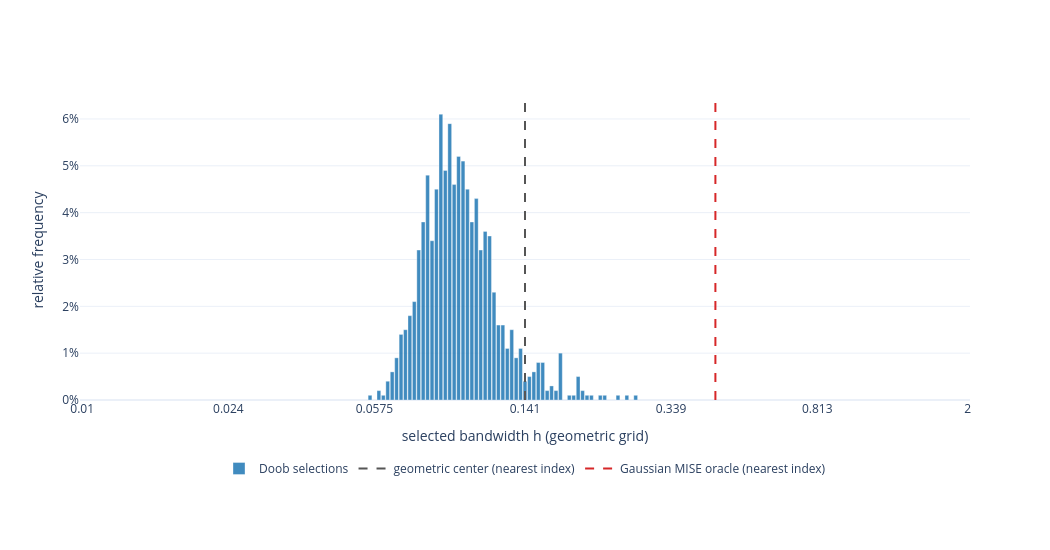
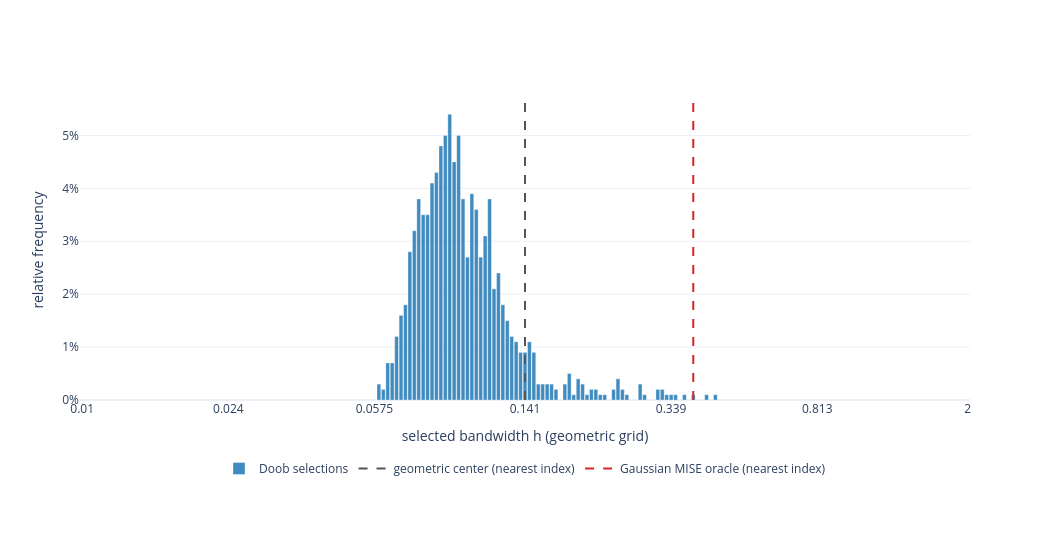
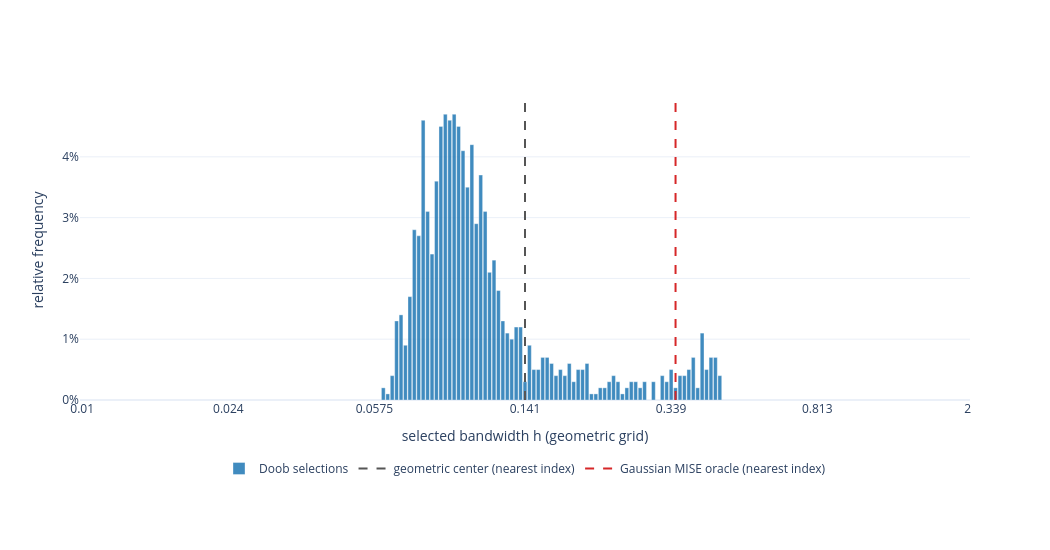
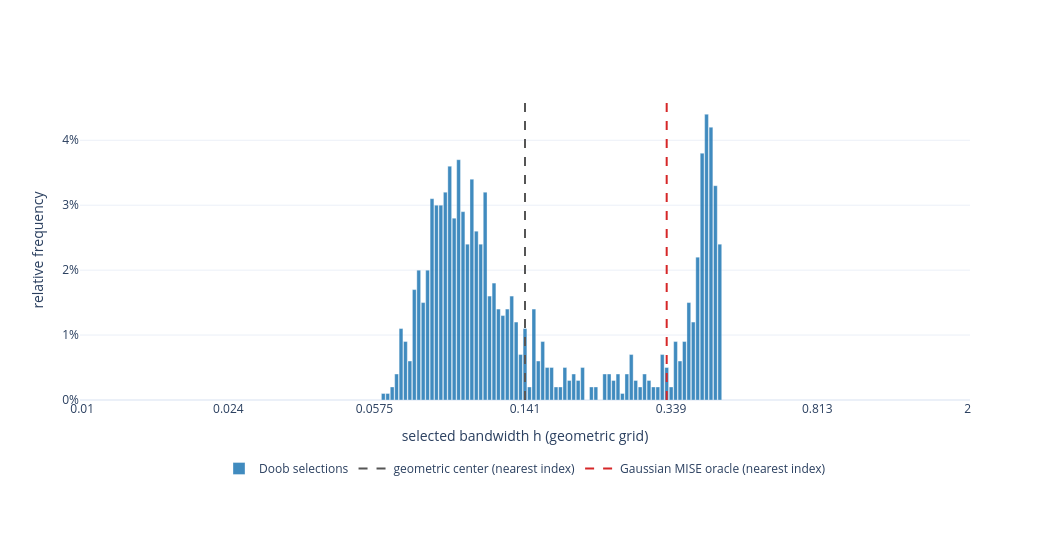

The notebook cell these images were saved under, in order:
### Code cell
beta2_n_selected_overlay_values = [100, 500, 1000]

beta2_n_available_values = {
    int(value) for value in beta2_n_sweep_values
}
beta2_n_selected_overlay_values = [
    int(value) for value in beta2_n_selected_overlay_values
]
beta2_n_invalid_selected_values = sorted(
    set(beta2_n_selected_overlay_values)
    - beta2_n_available_values
)
if beta2_n_invalid_selected_values:
    raise ValueError(
        "Selected overlay sample sizes are unavailable: "
        f"{beta2_n_invalid_selected_values}. Choose from "
        f"{sorted(beta2_n_available_values)}."
    )
if not beta2_n_selected_overlay_values:
    raise ValueError(
        "beta2_n_selected_overlay_values must not be empty."
    )

beta2_n_individual_figures = {}

for current_n in beta2_n_sweep_values:
    current_n = int(current_n)
    result = beta2_n_sweep_results[current_n]
    current_figure = plot_bandwidth_distributions(
        h_grid=beta2_n_sweep_h_grid,
        distributions={
            "spectral selections": result["counts"],
            "ISE-optimal grid bandwidths": result["ise_counts"],
        },
        reference_lines=[(
            (
                "Gaussian MISE optimum: "
                f"h={result['oracle_bandwidth']:.4g}"
            ),
            result["oracle_index"],
            "#1f77b4",
        )],
        colors={
            "spectral selections": "#C65D00",
            "ISE-optimal grid bandwidths": "#9467BD",
        },
        opacity=0.70,
    )
    beta2_n_individual_figures[current_n] = current_figure
    if current_n in {300, 400, 500, 1000}:
        save_thesis_plotly_figure(
            current_figure,
            f"distribution_of_chosen_bandwidths_n{current_n}.pdf",
        )
    current_figure.show()

beta2_n_overlay = plot_bandwidth_distributions(
    h_grid=beta2_n_sweep_h_grid,
    distributions={
        f"n={int(current_n)}": beta2_n_sweep_results[
            int(current_n)
        ]["counts"]
        for current_n in beta2_n_sweep_values
    },
    opacity=0.24,
    width=1100,
    height=650,
    legend_title="sample size",
)
beta2_n_overlay.show()

beta2_n_selected_overlay = plot_bandwidth_distributions(
    h_grid=beta2_n_sweep_h_grid,
    distributions={
        f"n={current_n}": beta2_n_sweep_results[current_n][
            "counts"
        ]
        for current_n in beta2_n_selected_overlay_values
    },
    opacity=0.32,
    width=1100,
    height=650,
    legend_title="sample size",
)
beta2_n_selected_overlay.show()

### Figure 1 — Plotly figure (JSON) as saved in the notebook; plotly's stock layout.template omitted (floating-point values rounded to 4 significant figures)
{"data": [{"customdata": [0.05595, 0.059, 0.06058, 0.06221, 0.06388, 0.06559, 0.06736, 0.06916, 0.07102, 0.07293, 0.07488, 0.07689, 0.07896, 0.08108, 0.08326, 0.08549, 0.08779, 0.09014, 0.09256, 0.09505, 0.0976, 0.1002, 0.1029, 0.1057, 0.1085, 0.1114, 0.1144, 0.1175, 0.1206, 0.1239, 0.1272, 0.1306, 0.1341, 0.1377, 0.1414, 0.1452, 0.1491, 0.1531, 0.1572, 0.1615, 0.1658, 0.1702, 0.1748, 0.1843, 0.1893, 0.1943, 0.1996, 0.2049, 0.2104, 0.2219, 0.2278, 0.2467, 0.2601, 0.2742], "hovertemplate": "n=100<br>grid index=%{x}<br>h=%{customdata:.6g}<br>relative frequency=%{y:.1%}<extra></extra>", "marker": {"color": "#1f77b4", "line": {"color": "white", "width": 0.35}}, "name": "Doob selections", "opacity": 0.85, "type": "bar", "width": 0.85, "x": [65, 67, 68, 69, 70, 71, 72, 73, 74, 75, 76, 77, 78, 79, 80, 81, 82, 83, 84, 85, 86, 87, 88, 89, 90, 91, 92, 93, 94, 95, 96, 97, 98, 99, 100, 101, 102, 103, 104, 105, 106, 107, 108, 110, 111, 112, 113, 114, 115, 117, 118, 121, 123, 125], "y": [0.001, 0.002, 0.001, 0.004, 0.006, 0.009, 0.014, 0.015, 0.018, 0.021, 0.032, 0.038, 0.048, 0.034, 0.045, 0.061, 0.049, 0.059, 0.046, 0.052, 0.051, 0.045, 0.038, 0.043, 0.032, 0.036, 0.035, 0.023, 0.016, 0.016, 0.011, 0.015, 0.009, 0.011, 0.004, 0.005, 0.006, 0.008, 0.008, 0.002, 0.003, 0.002, 0.01, 0.001, 0.001, 0.005, 0.002, 0.001, 0.001, 0.001, 0.001, 0.001, 0.001, 0.001]}, {"hoverinfo": "skip", "line": {"color": "#555555", "dash": "dash", "width": 2}, "mode": "lines", "name": "geometric center (nearest index)", "type": "scatter", "x": [100, 100], "y": [0, 0.06405]}, {"hoverinfo": "skip", "line": {"color": "#d62728", "dash": "dash", "width": 2}, "mode": "lines", "name": "Gaussian MISE oracle (nearest index)", "type": "scatter", "x": [143, 143], "y": [0, 0.06405]}], "layout": {"height": 550, "legend": {"orientation": "h", "x": 0.5, "xanchor": "center", "y": -0.18, "yanchor": "top"}, "margin": {"b": 150, "t": 100}, "width": 1050, "xaxis": {"range": [-0.5, 200.5], "tickmode": "array", "ticktext": ["0.01", "0.024", "0.0575", "0.141", "0.339", "0.813", "2"], "tickvals": [0, 33, 66, 100, 133, 166, 200], "title": {"text": "selected bandwidth h (geometric grid)"}}, "yaxis": {"range": [0, 0.06405], "tickformat": ".0%", "title": {"text": "relative frequency"}}}}

### Figure 2 — Plotly figure (JSON) as saved in the notebook; plotly's stock layout.template omitted (floating-point values rounded to 4 significant figures)
{"data": [{"customdata": [0.059, 0.06058, 0.06221, 0.06388, 0.06559, 0.06736, 0.06916, 0.07102, 0.07293, 0.07488, 0.07689, 0.07896, 0.08108, 0.08326, 0.08549, 0.08779, 0.09014, 0.09256, 0.09505, 0.0976, 0.1002, 0.1029, 0.1057, 0.1085, 0.1114, 0.1144, 0.1175, 0.1206, 0.1239, 0.1272, 0.1306, 0.1341, 0.1377, 0.1414, 0.1452, 0.1491, 0.1531, 0.1572, 0.1615, 0.1658, 0.1702, 0.1795, 0.1843, 0.1893, 0.1943, 0.1996, 0.2049, 0.2104, 0.2161, 0.2219, 0.2278, 0.2402, 0.2467, 0.2533, 0.2601, 0.2816, 0.2892, 0.3131, 0.3215, 0.3301, 0.339, 0.3481, 0.367, 0.387, 0.419, 0.4418], "hovertemplate": "n=200<br>grid index=%{x}<br>h=%{customdata:.6g}<br>relative frequency=%{y:.1%}<extra></extra>", "marker": {"color": "#1f77b4", "line": {"color": "white", "width": 0.35}}, "name": "Doob selections", "opacity": 0.85, "type": "bar", "width": 0.85, "x": [67, 68, 69, 70, 71, 72, 73, 74, 75, 76, 77, 78, 79, 80, 81, 82, 83, 84, 85, 86, 87, 88, 89, 90, 91, 92, 93, 94, 95, 96, 97, 98, 99, 100, 101, 102, 103, 104, 105, 106, 107, 109, 110, 111, 112, 113, 114, 115, 116, 117, 118, 120, 121, 122, 123, 126, 127, 130, 131, 132, 133, 134, 136, 138, 141, 143], "y": [0.003, 0.002, 0.007, 0.007, 0.012, 0.016, 0.018, 0.028, 0.032, 0.038, 0.035, 0.035, 0.041, 0.043, 0.048, 0.05, 0.054, 0.045, 0.05, 0.038, 0.027, 0.039, 0.036, 0.027, 0.031, 0.038, 0.021, 0.024, 0.018, 0.015, 0.012, 0.011, 0.009, 0.009, 0.011, 0.009, 0.003, 0.003, 0.003, 0.003, 0.002, 0.003, 0.005, 0.001, 0.004, 0.003, 0.001, 0.002, 0.002, 0.001, 0.001, 0.002, 0.004, 0.002, 0.001, 0.003, 0.001, 0.002, 0.002, 0.001, 0.001, 0.001, 0.001, 0.001, 0.001, 0.001]}, {"hoverinfo": "skip", "line": {"color": "#555555", "dash": "dash", "width": 2}, "mode": "lines", "name": "geometric center (nearest index)", "type": "scatter", "x": [100, 100], "y": [0, 0.0567]}, {"hoverinfo": "skip", "line": {"color": "#d62728", "dash": "dash", "width": 2}, "mode": "lines", "name": "Gaussian MISE oracle (nearest index)", "type": "scatter", "x": [138, 138], "y": [0, 0.0567]}], "layout": {"height": 550, "legend": {"orientation": "h", "x": 0.5, "xanchor": "center", "y": -0.18, "yanchor": "top"}, "margin": {"b": 150, "t": 100}, "width": 1050, "xaxis": {"range": [-0.5, 200.5], "tickmode": "array", "ticktext": ["0.01", "0.024", "0.0575", "0.141", "0.339", "0.813", "2"], "tickvals": [0, 33, 66, 100, 133, 166, 200], "title": {"text": "selected bandwidth h (geometric grid)"}}, "yaxis": {"range": [0, 0.0567], "tickformat": ".0%", "title": {"text": "relative frequency"}}}}

### Figure 3 — Plotly figure (JSON) as saved in the notebook; plotly's stock layout.template omitted (floating-point values rounded to 4 significant figures)
{"data": [{"customdata": [0.06058, 0.06221, 0.06388, 0.06559, 0.06736, 0.06916, 0.07102, 0.07293, 0.07488, 0.07689, 0.07896, 0.08108, 0.08326, 0.08549, 0.08779, 0.09014, 0.09256, 0.09505, 0.0976, 0.1002, 0.1029, 0.1057, 0.1085, 0.1114, 0.1144, 0.1175, 0.1206, 0.1239, 0.1272, 0.1306, 0.1341, 0.1377, 0.1414, 0.1452, 0.1491, 0.1531, 0.1572, 0.1615, 0.1658, 0.1702, 0.1748, 0.1795, 0.1843, 0.1893, 0.1943, 0.1996, 0.2049, 0.2104, 0.2161, 0.2219, 0.2278, 0.2339, 0.2402, 0.2467, 0.2533, 0.2601, 0.2671, 0.2742, 0.2816, 0.2892, 0.3049, 0.3215, 0.3301, 0.339, 0.3481, 0.3574, 0.367, 0.3769, 0.387, 0.3974, 0.4081, 0.419, 0.4303, 0.4418, 0.4537], "hovertemplate": "n=300<br>grid index=%{x}<br>h=%{customdata:.6g}<br>relative frequency=%{y:.1%}<extra></extra>", "marker": {"color": "#1f77b4", "line": {"color": "white", "width": 0.35}}, "name": "Doob selections", "opacity": 0.85, "type": "bar", "width": 0.85, "x": [68, 69, 70, 71, 72, 73, 74, 75, 76, 77, 78, 79, 80, 81, 82, 83, 84, 85, 86, 87, 88, 89, 90, 91, 92, 93, 94, 95, 96, 97, 98, 99, 100, 101, 102, 103, 104, 105, 106, 107, 108, 109, 110, 111, 112, 113, 114, 115, 116, 117, 118, 119, 120, 121, 122, 123, 124, 125, 126, 127, 129, 131, 132, 133, 134, 135, 136, 137, 138, 139, 140, 141, 142, 143, 144], "y": [0.002, 0.001, 0.004, 0.013, 0.014, 0.009, 0.017, 0.028, 0.027, 0.046, 0.031, 0.024, 0.036, 0.045, 0.047, 0.046, 0.047, 0.045, 0.041, 0.035, 0.042, 0.029, 0.037, 0.031, 0.021, 0.023, 0.018, 0.013, 0.011, 0.01, 0.012, 0.012, 0.003, 0.009, 0.005, 0.005, 0.007, 0.007, 0.006, 0.004, 0.005, 0.004, 0.006, 0.003, 0.005, 0.005, 0.006, 0.001, 0.001, 0.002, 0.002, 0.003, 0.004, 0.003, 0.001, 0.002, 0.003, 0.003, 0.002, 0.003, 0.003, 0.004, 0.003, 0.005, 0.002, 0.004, 0.004, 0.005, 0.007, 0.002, 0.011, 0.005, 0.007, 0.007, 0.004]}, {"hoverinfo": "skip", "line": {"color": "#555555", "dash": "dash", "width": 2}, "mode": "lines", "name": "geometric center (nearest index)", "type": "scatter", "x": [100, 100], "y": [0, 0.04935]}, {"hoverinfo": "skip", "line": {"color": "#d62728", "dash": "dash", "width": 2}, "mode": "lines", "name": "Gaussian MISE oracle (nearest index)", "type": "scatter", "x": [134, 134], "y": [0, 0.04935]}], "layout": {"height": 550, "legend": {"orientation": "h", "x": 0.5, "xanchor": "center", "y": -0.18, "yanchor": "top"}, "margin": {"b": 150, "t": 100}, "width": 1050, "xaxis": {"range": [-0.5, 200.5], "tickmode": "array", "ticktext": ["0.01", "0.024", "0.0575", "0.141", "0.339", "0.813", "2"], "tickvals": [0, 33, 66, 100, 133, 166, 200], "title": {"text": "selected bandwidth h (geometric grid)"}}, "yaxis": {"range": [0, 0.04935], "tickformat": ".0%", "title": {"text": "relative frequency"}}}}

### Figure 4 — Plotly figure (JSON) as saved in the notebook; plotly's stock layout.template omitted (floating-point values rounded to 4 significant figures)
{"data": [{"customdata": [0.06058, 0.06221, 0.06388, 0.06559, 0.06736, 0.06916, 0.07102, 0.07293, 0.07488, 0.07689, 0.07896, 0.08108, 0.08326, 0.08549, 0.08779, 0.09014, 0.09256, 0.09505, 0.0976, 0.1002, 0.1029, 0.1057, 0.1085, 0.1114, 0.1144, 0.1175, 0.1206, 0.1239, 0.1272, 0.1306, 0.1341, 0.1377, 0.1414, 0.1452, 0.1491, 0.1531, 0.1572, 0.1615, 0.1658, 0.1702, 0.1748, 0.1795, 0.1843, 0.1893, 0.1943, 0.1996, 0.2104, 0.2161, 0.2278, 0.2339, 0.2402, 0.2467, 0.2533, 0.2601, 0.2671, 0.2742, 0.2816, 0.2892, 0.2969, 0.3049, 0.3131, 0.3215, 0.3301, 0.339, 0.3481, 0.3574, 0.367, 0.3769, 0.387, 0.3974, 0.4081, 0.419, 0.4303, 0.4418, 0.4537], "hovertemplate": "n=400<br>grid index=%{x}<br>h=%{customdata:.6g}<br>relative frequency=%{y:.1%}<extra></extra>", "marker": {"color": "#1f77b4", "line": {"color": "white", "width": 0.35}}, "name": "Doob selections", "opacity": 0.85, "type": "bar", "width": 0.85, "x": [68, 69, 70, 71, 72, 73, 74, 75, 76, 77, 78, 79, 80, 81, 82, 83, 84, 85, 86, 87, 88, 89, 90, 91, 92, 93, 94, 95, 96, 97, 98, 99, 100, 101, 102, 103, 104, 105, 106, 107, 108, 109, 110, 111, 112, 113, 115, 116, 118, 119, 120, 121, 122, 123, 124, 125, 126, 127, 128, 129, 130, 131, 132, 133, 134, 135, 136, 137, 138, 139, 140, 141, 142, 143, 144], "y": [0.001, 0.001, 0.002, 0.004, 0.011, 0.009, 0.006, 0.017, 0.02, 0.015, 0.02, 0.031, 0.03, 0.03, 0.032, 0.036, 0.028, 0.037, 0.029, 0.024, 0.034, 0.026, 0.024, 0.032, 0.016, 0.018, 0.014, 0.013, 0.014, 0.016, 0.012, 0.007, 0.011, 0.002, 0.014, 0.006, 0.009, 0.005, 0.005, 0.002, 0.002, 0.005, 0.003, 0.004, 0.003, 0.005, 0.002, 0.002, 0.004, 0.004, 0.003, 0.004, 0.001, 0.004, 0.007, 0.003, 0.002, 0.004, 0.003, 0.002, 0.002, 0.007, 0.005, 0.002, 0.009, 0.006, 0.009, 0.015, 0.012, 0.022, 0.038, 0.044, 0.042, 0.033, 0.024]}, {"hoverinfo": "skip", "line": {"color": "#555555", "dash": "dash", "width": 2}, "mode": "lines", "name": "geometric center (nearest index)", "type": "scatter", "x": [100, 100], "y": [0, 0.0462]}, {"hoverinfo": "skip", "line": {"color": "#d62728", "dash": "dash", "width": 2}, "mode": "lines", "name": "Gaussian MISE oracle (nearest index)", "type": "scatter", "x": [132, 132], "y": [0, 0.0462]}], "layout": {"height": 550, "legend": {"orientation": "h", "x": 0.5, "xanchor": "center", "y": -0.18, "yanchor": "top"}, "margin": {"b": 150, "t": 100}, "width": 1050, "xaxis": {"range": [-0.5, 200.5], "tickmode": "array", "ticktext": ["0.01", "0.024", "0.0575", "0.141", "0.339", "0.813", "2"], "tickvals": [0, 33, 66, 100, 133, 166, 200], "title": {"text": "selected bandwidth h (geometric grid)"}}, "yaxis": {"range": [0, 0.0462], "tickformat": ".0%", "title": {"text": "relative frequency"}}}}
